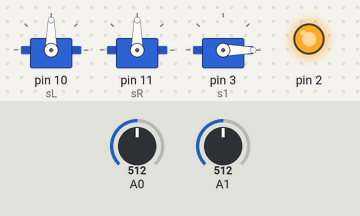
Simulated run of this sketch. Board: Arduino Uno, built with avr-gcc and run on an emulated ATmega328P. On the bench: 3 × servo, output pins drawn as LEDs (lit = HIGH). The inputs (shaded band) are chosen by the test bench; at power-on: A0 = 512, A1 = 512. What the sketch prints to the serial monitor is not drawn.

Above: at 1.1 s.
At 1.6 s:
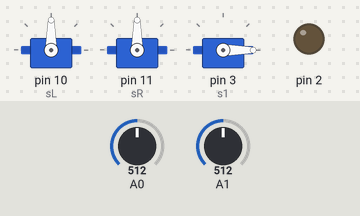
Timing chart, 0 to 3.1 s (numbered marks = the images above):
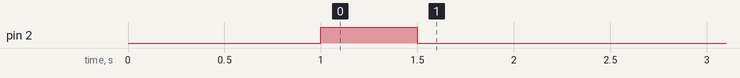

The sketch:

MotorFunctions.ino
```cpp
#include <Servo.h>


Servo sL;
Servo sR;
Servo s1;
bool turnOn = true;
bool straight = true;
bool changeDirection = false;
bool changeSpeed = false;


char incomingByte;
int a, b, c;


int angle = 0;
int angleMod = 10;
unsigned long pM = 0;
unsigned long pM1 = 0;
unsigned long interval = 828;


void setup()
{
  sL.attach(10);
  sR.attach(11);
  s1.attach(3);
  s1.write(0);
  delay(1000);
  Serial.begin(38400);
  pinMode(2, OUTPUT);
  digitalWrite(2, HIGH);
  delay(500);
  digitalWrite(2, LOW);
}

void loop()
{
  if (Serial.available() == 4)
  {
    incomingByte = Serial.read(); int xa = (incomingByte - 48);
    incomingByte = Serial.read(); int xb = (incomingByte - 48);
    incomingByte = Serial.read(); int xc = (incomingByte - 48); incomingByte = Serial.read();

    if (xa < 6 && xa > 0 && xb > -1 && xb < 10 && xc > -1 && xc < 10)
    {
      a = xa; b = xb * 10; c = xc * 10;
    }
  }

  if (a == 1)
  {
    digitalWrite(2, HIGH);
    LeftTread(90 - b);
    RightTread(90 - c);
  }
  else if (a == 2)
  {
    digitalWrite(2, LOW);
    LeftTread(90 + b);
    RightTread(90 + b);
  }
  else if (a == 3)
  {
    LeftTread(90 - b);
    RightTread(90 + c);
  }
  else if (a == 4 )
  {
    LeftTread(90 + b);
    RightTread(90 - c);
  }


  unsigned long cM = millis();

  if (cM - pM >= interval)
  {
    pM = cM;
    if (s1.read() == 0)
    {
      angleMod = 10;
      //s1.write(180);
    }
    else
    {
      angleMod = -10;
      //s1.write(0);
    }
  }

  if (cM - pM1 >= interval / (180 / abs(angleMod)))
  {
    pM1 = cM;
    Serial.println(String(angle) + ":" + String(analogRead(0)) + ":" + String(analogRead(1)));
    angle += angleMod;
    if (angle > 180)
      angle = 180;
    else if (angle < 0)
      angle = 0;
  }


}


void LeftTread(int num)
{
  sL.write(num);
}

void RightTread(int num)
{
  sR.write(num);
}
```
